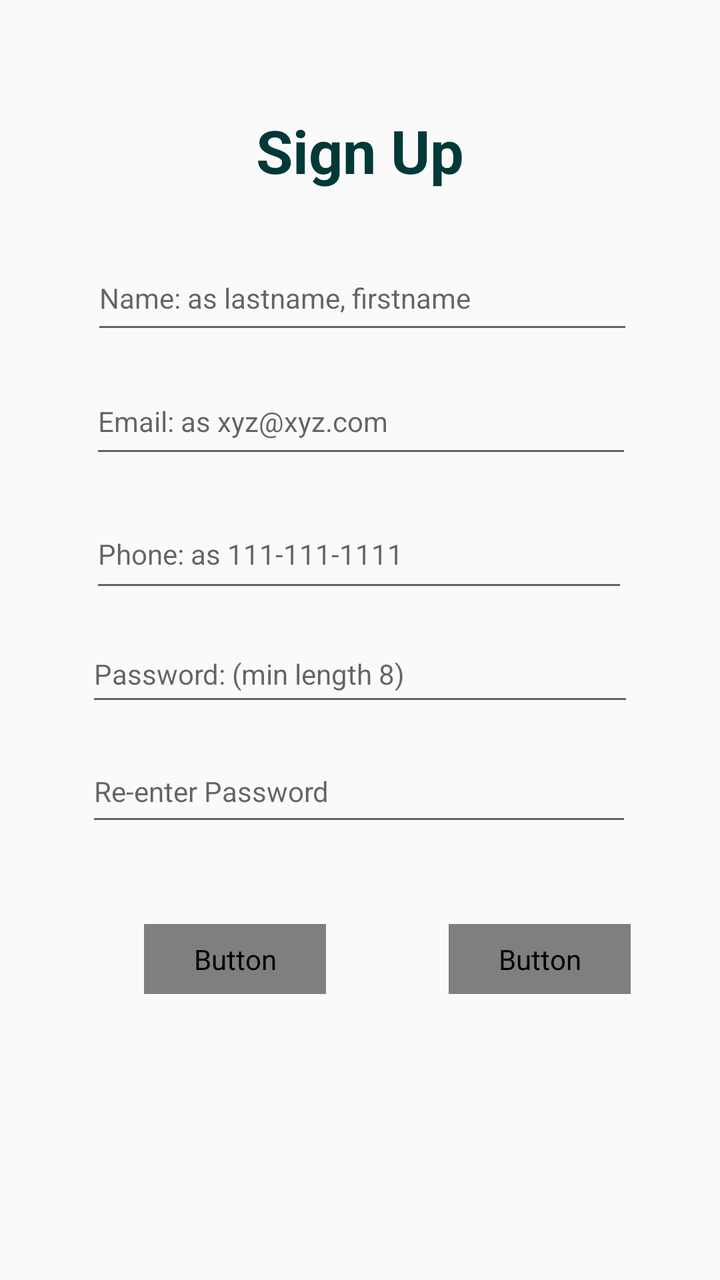
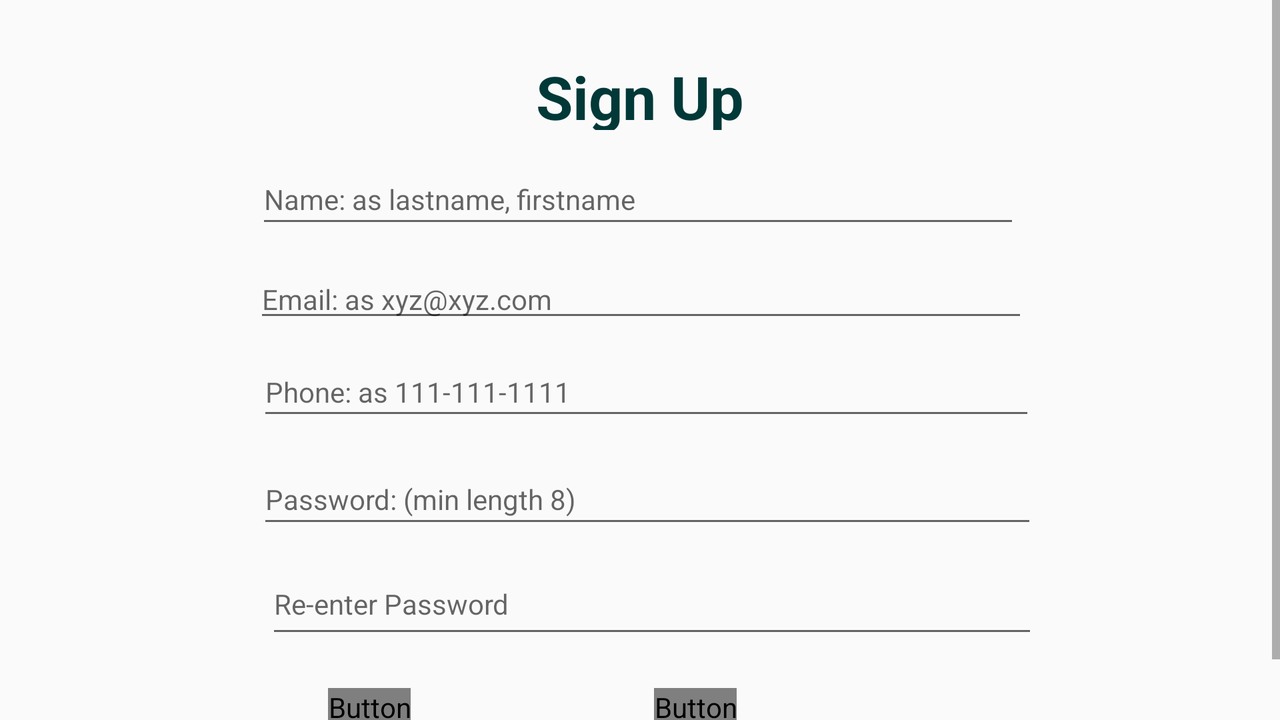

One screen, two layout resources from the same app: the default and the repository's alternative for another configuration. Each is rendered where Android would select it; the XML of both is given below.
<!-- AndroidManifest.xml: application theme AppTheme -->
<!-- res/layout/activity_signup.xml -->
<?xml version="1.0" encoding="utf-8"?>
<androidx.constraintlayout.widget.ConstraintLayout xmlns:android="http://schemas.android.com/apk/res/android"
    xmlns:app="http://schemas.android.com/apk/res-auto"
    xmlns:tools="http://schemas.android.com/tools"
    android:id="@+id/constraintLayout2"
    android:layout_width="match_parent"
    android:layout_height="match_parent"
    android:background="@drawable/background"
    tools:context=".SignupActivity">

    <TextView
        android:id="@+id/txtSignUp"
        android:layout_width="194dp"
        android:layout_height="44dp"
        android:layout_marginTop="55dp"
        android:capitalize="none"
        android:text="Sign Up"
        android:textAlignment="center"
        android:textColor="@color/colorPrimaryDark"
        android:textSize="30sp"
        android:textStyle="bold"
        app:layout_constraintEnd_toEndOf="parent"
        app:layout_constraintStart_toStartOf="parent"
        app:layout_constraintTop_toTopOf="parent" />

    <EditText
        android:id="@+id/txtSignUpName"
        android:layout_width="271dp"
        android:layout_height="49dp"
        android:layout_marginTop="24dp"
        android:ems="10"
        android:hint="@string/namehint"
        android:inputType="textPersonName"
        android:textSize="14sp"
        app:layout_constraintEnd_toEndOf="parent"
        app:layout_constraintHorizontal_bias="0.513"
        app:layout_constraintStart_toStartOf="parent"
        app:layout_constraintTop_toBottomOf="@+id/txtSignUp" />

    <EditText
        android:id="@+id/txtSignUpEmail"
        android:layout_width="271dp"
        android:layout_height="50dp"
        android:layout_marginTop="12dp"
        android:ems="10"
        android:hint="@string/emailhint"
        android:inputType="textEmailAddress"
        android:textSize="14sp"
        app:layout_constraintEnd_toEndOf="parent"
        app:layout_constraintHorizontal_bias="0.504"
        app:layout_constraintStart_toStartOf="parent"
        app:layout_constraintTop_toBottomOf="@+id/txtSignUpName" />

    <EditText
        android:id="@+id/txtSignUpPhone"
        android:layout_width="269dp"
        android:layout_height="51dp"
        android:layout_marginTop="16dp"
        android:ems="10"
        android:hint="@string/phonehint"
        android:inputType="phone"
        android:textSize="14sp"
        app:layout_constraintEnd_toEndOf="parent"
        app:layout_constraintHorizontal_bias="0.495"
        app:layout_constraintStart_toStartOf="parent"
        app:layout_constraintTop_toBottomOf="@+id/txtSignUpEmail" />

    <EditText
        android:id="@+id/txtSignUpPW"
        android:layout_width="274dp"
        android:layout_height="45dp"
        android:layout_marginTop="12dp"
        android:ems="10"
        android:hint="@string/passhint"
        android:inputType="textPassword"
        android:textSize="14sp"
        app:layout_constraintEnd_toEndOf="parent"
        app:layout_constraintStart_toStartOf="parent"
        app:layout_constraintTop_toBottomOf="@+id/txtSignUpPhone" />

    <EditText
        android:id="@+id/txtCheckPW"
        android:layout_width="273dp"
        android:layout_height="48dp"
        android:layout_marginTop="12dp"
        android:ems="10"
        android:hint="@string/repasshint"
        android:inputType="textPassword"
        android:textSize="14sp"
        app:layout_constraintEnd_toEndOf="parent"
        app:layout_constraintHorizontal_bias="0.495"
        app:layout_constraintStart_toStartOf="parent"
        app:layout_constraintTop_toBottomOf="@+id/txtSignUpPW" />

    <Button
        android:id="@+id/btnRegister"
        android:layout_width="91dp"
        android:layout_height="35dp"
        android:layout_marginStart="8dp"
        android:background="@color/colorPrimaryDark"
        android:text="@string/submit_signup"
        android:textColor="@color/common_google_signin_btn_text_dark_default"
        android:textStyle="bold"
        app:layout_constraintBottom_toBottomOf="parent"
        app:layout_constraintEnd_toEndOf="parent"
        app:layout_constraintHorizontal_bias="0.543"
        app:layout_constraintStart_toEndOf="@+id/btnBackToSignIn"
        app:layout_constraintTop_toBottomOf="@+id/txtCheckPW"
        app:layout_constraintVertical_bias="0.235" />

    <Button
        android:id="@+id/btnBackToSignIn"
        android:layout_width="91dp"
        android:layout_height="35dp"
        android:layout_marginStart="72dp"
        android:background="@color/colorPrimary"
        android:text="@string/signin"
        android:textColor="@color/common_google_signin_btn_text_dark_default"
        android:textStyle="bold"
        app:layout_constraintBottom_toBottomOf="parent"
        app:layout_constraintStart_toStartOf="parent"
        app:layout_constraintTop_toBottomOf="@+id/txtCheckPW"
        app:layout_constraintVertical_bias="0.235" />

</androidx.constraintlayout.widget.ConstraintLayout>
<!-- resources referenced by this layout -->
<resources>
  <color name="colorPrimary">#d0a23e</color>
  <color name="colorPrimaryDark">#013938</color>
  <!-- drawable background: png bitmap (mipmap-xxxhdpi, 70777 bytes) -->
  <string name="emailhint">Email: as xyz@xyz.com</string>
  <string name="namehint">Name: as lastname, firstname</string>
  <string name="passhint">Password: (min length 8)</string>
  <string name="phonehint">Phone: as 111-111-1111</string>
  <string name="repasshint">Re-enter Password</string>
  <string name="signin">Sign In</string>
  <string name="submit_signup">Submit</string>
  <style name="AppTheme" parent="Theme.AppCompat.Light.DarkActionBar">
          
          <item name="colorPrimary">@color/colorPrimary</item>
          <item name="colorPrimaryDark">@color/colorPrimaryDark</item>
          <item name="colorAccent">@color/colorAccent</item>
      </style>
  <color name="colorAccent">#cecece</color>
</resources>
<!-- res/layout-land/activity_signup.xml (the repository's variant of the layout above) -->
<!-- drawn on the phone turned sideways -->
<?xml version="1.0" encoding="utf-8"?>
<androidx.constraintlayout.widget.ConstraintLayout xmlns:android="http://schemas.android.com/apk/res/android"
    xmlns:app="http://schemas.android.com/apk/res-auto"
    xmlns:tools="http://schemas.android.com/tools"
    android:id="@+id/constraintLayout2"
    android:layout_width="match_parent"
    android:layout_height="match_parent"
    android:background="@drawable/background"
    tools:context=".SignupActivity">

    <ScrollView
        android:layout_width="match_parent"
        android:layout_height="match_parent"
        tools:layout_editor_absoluteX="119dp"
        tools:layout_editor_absoluteY="0dp">

        <androidx.constraintlayout.widget.ConstraintLayout
            android:id="@+id/linearLayout"
            android:layout_width="match_parent"
            android:layout_height="wrap_content">

            <TextView
                android:id="@+id/txtSignUp"
                android:layout_width="312dp"
                android:layout_height="37dp"
                android:layout_marginTop="28dp"
                android:capitalize="none"
                android:text="Sign Up"
                android:textAlignment="center"
                android:textColor="@color/colorPrimaryDark"
                android:textSize="30sp"
                android:textStyle="bold"
                app:layout_constraintEnd_toEndOf="parent"
                app:layout_constraintStart_toStartOf="parent"
                app:layout_constraintTop_toTopOf="parent" />

            <EditText
                android:id="@+id/txtSignUpName"
                android:layout_width="382dp"
                android:layout_height="42dp"
                android:layout_marginTop="12dp"
                android:ems="10"
                android:hint="@string/namehint"
                android:inputType="textPersonName"
                android:textSize="14sp"
                app:layout_constraintEnd_toEndOf="parent"
                app:layout_constraintHorizontal_bias="0.496"
                app:layout_constraintStart_toStartOf="parent"
                app:layout_constraintTop_toBottomOf="@+id/txtSignUp" />

            <EditText
                android:id="@+id/txtSignUpEmail"
                android:layout_width="387dp"
                android:layout_height="35dp"
                android:layout_marginTop="12dp"
                android:ems="10"
                android:hint="@string/emailhint"
                android:inputType="textEmailAddress"
                android:textSize="14sp"
                app:layout_constraintEnd_toEndOf="parent"
                app:layout_constraintHorizontal_bias="0.502"
                app:layout_constraintStart_toStartOf="parent"
                app:layout_constraintTop_toBottomOf="@+id/txtSignUpName" />

            <EditText
                android:id="@+id/txtSignUpPhone"
                android:layout_width="389dp"
                android:layout_height="41dp"
                android:layout_marginTop="8dp"
                android:ems="10"
                android:hint="@string/phonehint"
                android:inputType="phone"
                android:textSize="14sp"
                app:layout_constraintEnd_toEndOf="parent"
                app:layout_constraintHorizontal_bias="0.512"
                app:layout_constraintStart_toStartOf="parent"
                app:layout_constraintTop_toBottomOf="@+id/txtSignUpEmail" />

            <EditText
                android:id="@+id/txtSignUpPW"
                android:layout_width="390dp"
                android:layout_height="42dp"
                android:layout_marginTop="12dp"
                android:ems="10"
                android:hint="@string/passhint"
                android:inputType="textPassword"
                android:textSize="14sp"
                app:layout_constraintEnd_toEndOf="parent"
                app:layout_constraintHorizontal_bias="0.514"
                app:layout_constraintStart_toStartOf="parent"
                app:layout_constraintTop_toBottomOf="@+id/txtSignUpPhone" />

            <EditText
                android:id="@+id/txtCheckPW"
                android:layout_width="386dp"
                android:layout_height="47dp"
                android:layout_marginTop="8dp"
                android:ems="10"
                android:hint="@string/repasshint"
                android:inputType="textPassword"
                android:textSize="14sp"
                app:layout_constraintEnd_toEndOf="parent"
                app:layout_constraintHorizontal_bias="0.524"
                app:layout_constraintStart_toStartOf="parent"
                app:layout_constraintTop_toBottomOf="@+id/txtSignUpPW" />

            <Button
                android:id="@+id/btnBackToSignIn"
                android:layout_width="wrap_content"
                android:layout_height="0dp"
                android:layout_marginStart="164dp"
                android:layout_marginTop="20dp"
                android:layout_marginRight="216dp"
                android:layout_marginBottom="30dp"
                android:background="@color/colorPrimary"
                android:text="@string/signin"
                android:textColor="@color/common_google_signin_btn_text_dark_default"
                android:textStyle="bold"
                app:layout_constraintBottom_toBottomOf="parent"
                app:layout_constraintRight_toRightOf="@+id/btnRegister"
                app:layout_constraintStart_toStartOf="parent"
                app:layout_constraintTop_toBottomOf="@+id/txtCheckPW"
                app:layout_constraintVertical_bias="1.0" />

            <Button
                android:id="@+id/btnRegister"
                android:layout_width="wrap_content"
                android:layout_height="wrap_content"
                android:layout_marginTop="20dp"
                android:layout_marginBottom="30dp"
                android:background="@color/colorPrimaryDark"
                android:text="@string/submit_signup"
                android:textColor="@color/common_google_signin_btn_text_dark_default"
                android:textStyle="bold"
                app:layout_constraintBottom_toBottomOf="parent"
                app:layout_constraintEnd_toEndOf="parent"
                app:layout_constraintHorizontal_bias="0.309"
                app:layout_constraintStart_toEndOf="@+id/btnBackToSignIn"
                app:layout_constraintTop_toBottomOf="@+id/txtCheckPW"
                app:layout_constraintVertical_bias="0.0" />

        </androidx.constraintlayout.widget.ConstraintLayout>
    </ScrollView>


</androidx.constraintlayout.widget.ConstraintLayout>
